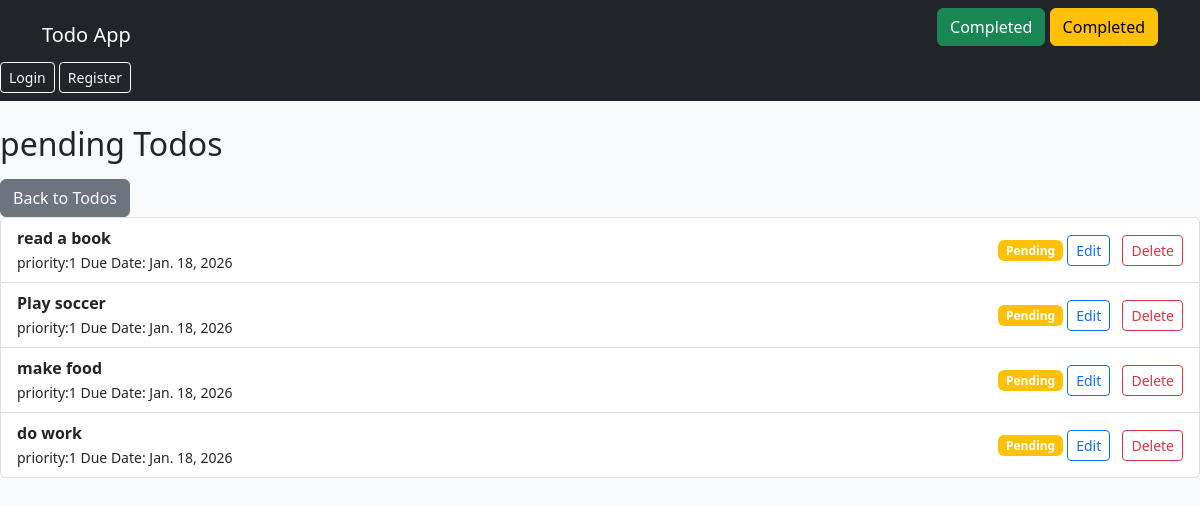
The page /todos/pending/ (signed in) on the database as committed earlier.
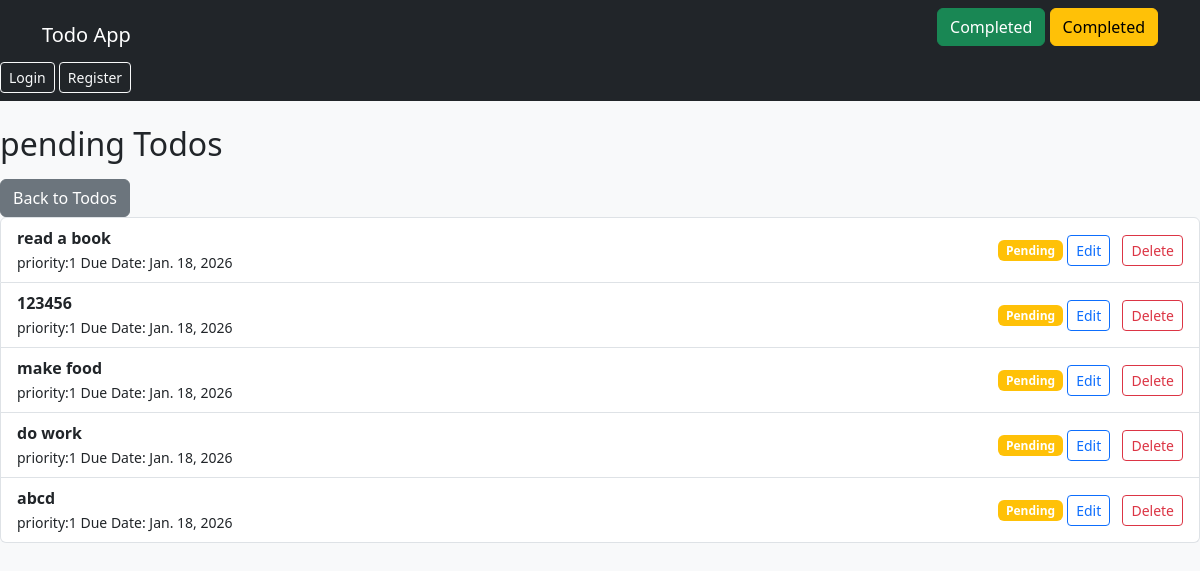
The same page on the database as committed later.
### todoapp/models.py (models this page shows, shortened)
class Todo(models.Model):
    user = models.ForeignKey(User, on_delete=models.CASCADE)
    title = models.CharField(max_length=40)
    description = models.TextField()
    priority = models.IntegerField(default=1)
    due_date = models.DateField(null=True, blank=True)
    is_completed = models.BooleanField(default=False)
    created_at = models.DateTimeField(auto_now_add=True)

### todoapp/views.py (the view)
# urls.py: path('todos/pending/',pending_todos, name="pending_todos"),
@login_required
def pending_todos(request):
    todos = Todo.objects.filter(is_completed = False)
    return render(request, 'todoapp/pending_todos.html', {'todos': todos})

### todoapp/templates/todoapp/pending_todos.html
{% extends 'todoapp/base.html' %}
{% block content %}
<h2 class="mb-3"class="text-warning">pending Todos</h2>
{% if todos %}
    <a href="{% url 'todo_list' %}" class="btn btn-secondary">Back to Todos</a>
<ul class="list-group">
    {% for todo in todos %}
            <li class="list-group-item d-flex justify-content-between align-items-center">
                <div>
            <strong>{{ todo.title }}</strong><br>
            <small>
                priority:{{ todo.priority }}
                Due Date: {{ todo.due_date }}
            </small>
        </div>
        <div>
            <span class="badge bg-warning">Pending</span>
            <a href="{% url 'update_todo' todo.id %}" class="btn btn-sm btn-outline-primary"> Edit</a>
            <a href="{% url 'delete_todo' todo.id %}" class="btn btn-sm btn-outline-danger ms-2"> Delete</a>
        </div>
            </li>
    {% endfor %}
</ul>
{% else %}
    <p> class= "text-muted" No pending todos</p>
{% endif %}
{% endblock %}

Rows that differ between the two databases and show on the page:
changed Todo (number 2 of 5 on the later page): title "Play soccer" → "123456"
added Todo: title "abcd", priority "1", due_date "Jan. 18, 2026"
